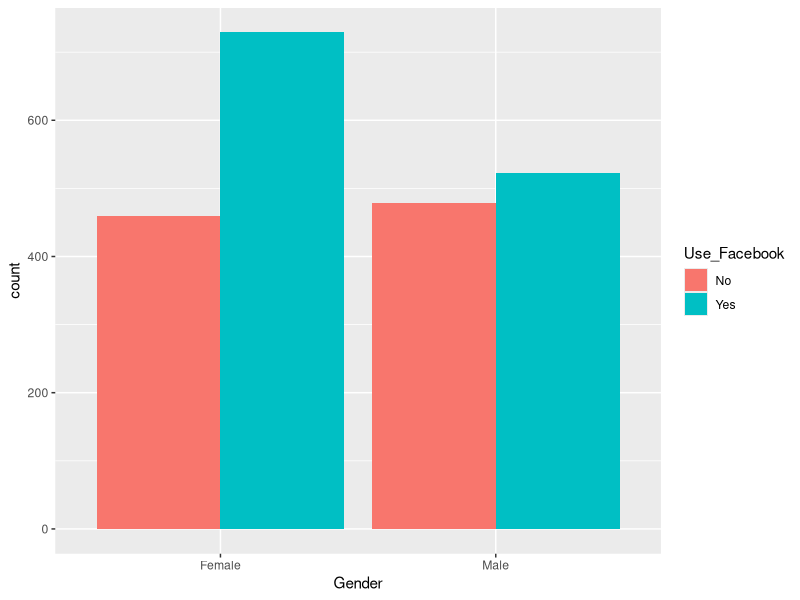

R code for this plot:
## ---- chunk 1
knitr::opts_chunk$set(echo = TRUE)
options(scipen = 999)
library (dplyr)
library (readr)
library (ggplot2)

my_df <- read_csv ('BES-2017-f2f-gender-fb-tw.csv')

## ---- chunk 2

chisq.test(
  x = my_df$Gender,
  y = my_df$Use_Facebook
)

## ---- chunk 3

my_df %>%
  ggplot (aes(x=Gender, fill = Use_Facebook)) + geom_bar (position = 'dodge')
